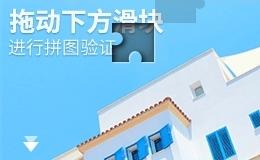
#> input picture 极验3/new_bg.jpg, 260 x 160 px
$ python -i until.py   (imports and definitions only)
#> lines starting #> are read from the running program, lines starting #| are printed output that depends on the picture
import random
import time
import re
import json
from urllib.parse import urljoin

import cv2


# [111 lines left out: functions get_now, manger_jsonp, download_img, manger_back, not called in this run]


def get_x():
	# opencv来完成计算
	# 读取两个图片
	bg = cv2.imread('new_bg.jpg')
#> bg is the input picture: shape (160, 260, 3); mean B, G, R 235.2, 202.6, 143.5
	slice = cv2.imread('slice.jpg')
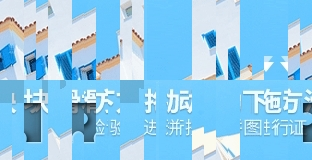
#> input picture 极验3/slice.jpg, 312 x 160 px
#> slice is the input picture: shape (160, 312, 3); mean B, G, R 235.9, 202.7, 143.5

	# 做灰度处理
	bg = cv2.cvtColor(bg, cv2.COLOR_RGB2GRAY)
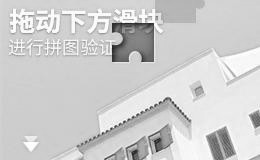
#> bg: shape (160, 260); min 27, max 255, mean 205.6
	slice = cv2.cvtColor(slice, cv2.COLOR_RGB2GRAY)
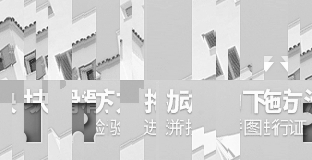
#> slice: shape (160, 312); min 34, max 255, mean 205.9

	# 图像边缘处理
	bg_can = cv2.Canny(bg, 255, 255)
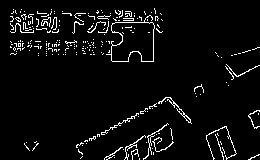
#> bg_can: shape (160, 260); 4.8% white in thin lines or dots
	slice = cv2.Canny(slice, 255, 255)
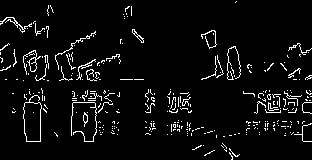
#> slice: shape (160, 312); 5.2% white in thin lines or dots

	# 匹配图像的相似度,cv2.TM_CCOEFF_NORMED 参数固定
	r = cv2.matchTemplate(bg_can, slice, cv2.TM_CCOEFF_NORMED)

	# 获取匹配度最好的一个结果
	minVal, maxVal, minLoc, maxLoc = cv2.minMaxLoc(r)
#> minVal = -0.0333; maxVal = 0.0102; minLoc = (42, 0); maxLoc = (1, 0)
	x = maxLoc[0]
#> x = 1
	y = maxLoc[1]
#> y = 0

	return x


# 三代的极验轨迹..
# [129 lines left out: functions __ease_out_expo, get_slide_track, get_slide_track2, not called in this run]

# print(get_slide_track(120))

>>> result = get_x()
#> result = 1
